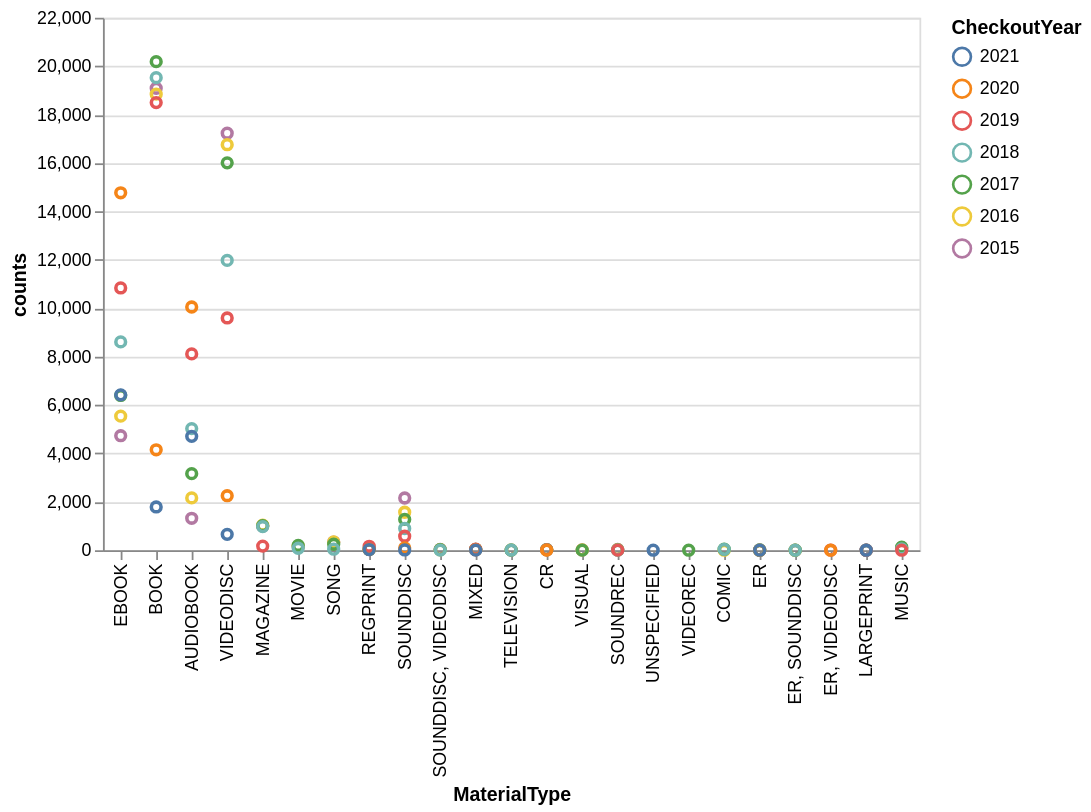

Notebook code cell kept with this figure:
### Code cell
selection = alt.selection_point(fields=['CheckoutYear'], bind='legend')
alt.Chart(seattle_material_grouped).mark_point().encode(
    x=alt.X('MaterialType', sort='-y'),
    y='counts',
    color=alt.Color('CheckoutYear:N', sort=alt.EncodingSortField('CheckoutYear', order='descending')),
    tooltip=['MaterialType', 'counts', 'CheckoutYear'],
    opacity=alt.condition(selection, alt.value(1), alt.value(0.2)),
    order='CheckoutYear'
).add_params(
    selection
)

### Figure 1 — Vega-Lite specification as saved in the notebook (floating-point values rounded to 4 significant figures)
{"config": {"view": {"continuousWidth": 300, "continuousHeight": 300}}, "data": {"name": "data-73b297576c9ecbb755844259deeb97e5"}, "mark": {"type": "point"}, "encoding": {"color": {"field": "CheckoutYear", "sort": {"field": "CheckoutYear", "order": "descending"}, "type": "nominal"}, "opacity": {"condition": {"param": "param_7", "value": 1}, "value": 0.2}, "order": {"field": "CheckoutYear", "type": "quantitative"}, "tooltip": [{"field": "MaterialType", "type": "nominal"}, {"field": "counts", "type": "quantitative"}, {"field": "CheckoutYear", "type": "quantitative"}], "x": {"field": "MaterialType", "sort": "-y", "type": "nominal"}, "y": {"field": "counts", "type": "quantitative"}}, "params": [{"name": "param_7", "select": {"type": "point", "fields": ["CheckoutYear"]}, "bind": "legend"}], "$schema": "https://vega.github.io/schema/vega-lite/v5.20.1.json", "datasets": {"data-73b297576c9ecbb755844259deeb97e5": [{"MaterialType": "AUDIOBOOK", "CheckoutYear": 2015, "counts": 1321}, {"MaterialType": "AUDIOBOOK", "CheckoutYear": 2016, "counts": 2163}, {"MaterialType": "AUDIOBOOK", "CheckoutYear": 2017, "counts": 3164}, {"MaterialType": "AUDIOBOOK", "CheckoutYear": 2018, "counts": 5027}, {"MaterialType": "AUDIOBOOK", "CheckoutYear": 2019, "counts": 8111}, {"MaterialType": "AUDIOBOOK", "CheckoutYear": 2020, "counts": 10050}, {"MaterialType": "AUDIOBOOK", "CheckoutYear": 2021, "counts": 4706}, {"MaterialType": "BOOK", "CheckoutYear": 2015, "counts": 19087}, {"MaterialType": "BOOK", "CheckoutYear": 2016, "counts": 18844}, {"MaterialType": "BOOK", "CheckoutYear": 2017, "counts": 20187}, {"MaterialType": "BOOK", "CheckoutYear": 2018, "counts": 19524}, {"MaterialType": "BOOK", "CheckoutYear": 2019, "counts": 18495}, {"MaterialType": "BOOK", "CheckoutYear": 2020, "counts": 4151}, {"MaterialType": "BOOK", "CheckoutYear": 2021, "counts": 1788}, {"MaterialType": "COMIC", "CheckoutYear": 2016, "counts": 1}, {"MaterialType": "COMIC", "CheckoutYear": 2017, "counts": 43}, {"MaterialType": "COMIC", "CheckoutYear": 2018, "counts": 39}, {"MaterialType": "CR", "CheckoutYear": 2015, "counts": 24}, {"MaterialType": "CR", "CheckoutYear": 2016, "counts": 25}, {"MaterialType": "CR", "CheckoutYear": 2017, "counts": 24}, {"MaterialType": "CR", "CheckoutYear": 2018, "counts": 18}, {"MaterialType": "CR", "CheckoutYear": 2019, "counts": 17}, {"MaterialType": "CR", "CheckoutYear": 2020, "counts": 4}, {"MaterialType": "EBOOK", "CheckoutYear": 2015, "counts": 4732}, {"MaterialType": "EBOOK", "CheckoutYear": 2016, "counts": 5540}, {"MaterialType": "EBOOK", "CheckoutYear": 2017, "counts": 6394}, {"MaterialType": "EBOOK", "CheckoutYear": 2018, "counts": 8607}, {"MaterialType": "EBOOK", "CheckoutYear": 2019, "counts": 10837}, {"MaterialType": "EBOOK", "CheckoutYear": 2020, "counts": 14769}, {"MaterialType": "EBOOK", "CheckoutYear": 2021, "counts": 6420}, {"MaterialType": "ER", "CheckoutYear": 2015, "counts": 8}, {"MaterialType": "ER", "CheckoutYear": 2016, "counts": 1}, {"MaterialType": "ER", "CheckoutYear": 2017, "counts": 10}, {"MaterialType": "ER", "CheckoutYear": 2018, "counts": 11}, {"MaterialType": "ER", "CheckoutYear": 2020, "counts": 2}, {"MaterialType": "ER", "CheckoutYear": 2021, "counts": 2}, {"MaterialType": "ER, SOUNDDISC", "CheckoutYear": 2015, "counts": 1}, {"MaterialType": "ER, SOUNDDISC", "CheckoutYear": 2016, "counts": 2}, {"MaterialType": "ER, SOUNDDISC", "CheckoutYear": 2017, "counts": 6}, {"MaterialType": "ER, SOUNDDISC", "CheckoutYear": 2018, "counts": 1}, {"MaterialType": "ER, VIDEODISC", "CheckoutYear": 2019, "counts": 8}, {"MaterialType": "ER, VIDEODISC", "CheckoutYear": 2020, "counts": 1}, {"MaterialType": "LARGEPRINT", "CheckoutYear": 2015, "counts": 6}, {"MaterialType": "LARGEPRINT", "CheckoutYear": 2017, "counts": 1}, {"MaterialType": "LARGEPRINT", "CheckoutYear": 2018, "counts": 9}, {"MaterialType": "LARGEPRINT", "CheckoutYear": 2019, "counts": 2}, {"MaterialType": "LARGEPRINT", "CheckoutYear": 2021, "counts": 1}, {"MaterialType": "MAGAZINE", "CheckoutYear": 2015, "counts": 1001}, {"MaterialType": "MAGAZINE", "CheckoutYear": 2016, "counts": 1033}, {"MaterialType": "MAGAZINE", "CheckoutYear": 2017, "counts": 1014}, {"MaterialType": "MAGAZINE", "CheckoutYear": 2018, "counts": 977}, {"MaterialType": "MAGAZINE", "CheckoutYear": 2019, "counts": 172}, {"MaterialType": "MIXED", "CheckoutYear": 2015, "counts": 24}, {"MaterialType": "MIXED", "CheckoutYear": 2016, "counts": 33}, {"MaterialType": "MIXED", "CheckoutYear": 2017, "counts": 32}, {"MaterialType": "MIXED", "CheckoutYear": 2018, "counts": 36}, {"MaterialType": "MIXED", "CheckoutYear": 2019, "counts": 46}, {"MaterialType": "MIXED", "CheckoutYear": 2020, "counts": 19}, {"MaterialType": "MIXED", "CheckoutYear": 2021, "counts": 5}, {"MaterialType": "MOVIE", "CheckoutYear": 2015, "counts": 143}, {"MaterialType": "MOVIE", "CheckoutYear": 2016, "counts": 172}, {"MaterialType": "MOVIE", "CheckoutYear": 2017, "counts": 198}, {"MaterialType": "MOVIE", "CheckoutYear": 2018, "counts": 83}, {"MaterialType": "MUSIC", "CheckoutYear": 2015, "counts": 105}, {"MaterialType": "MUSIC", "CheckoutYear": 2016, "counts": 97}, {"MaterialType": "MUSIC", "CheckoutYear": 2017, "counts": 125}, {"MaterialType": "MUSIC", "CheckoutYear": 2018, "counts": 54}, {"MaterialType": "MUSIC", "CheckoutYear": 2019, "counts": 1}, {"MaterialType": "REGPRINT", "CheckoutYear": 2015, "counts": 26}, {"MaterialType": "REGPRINT", "CheckoutYear": 2016, "counts": 46}, {"MaterialType": "REGPRINT", "CheckoutYear": 2017, "counts": 32}, {"MaterialType": "REGPRINT", "CheckoutYear": 2018, "counts": 114}, {"MaterialType": "REGPRINT", "CheckoutYear": 2019, "counts": 164}, {"MaterialType": "REGPRINT", "CheckoutYear": 2020, "counts": 36}, {"MaterialType": "REGPRINT", "CheckoutYear": 2021, "counts": 29}, {"MaterialType": "SONG", "CheckoutYear": 2015, "counts": 339}, {"MaterialType": "SONG", "CheckoutYear": 2016, "counts": 345}, {"MaterialType": "SONG", "CheckoutYear": 2017, "counts": 248}, {"MaterialType": "SONG", "CheckoutYear": 2018, "counts": 43}, {"MaterialType": "SOUNDDISC", "CheckoutYear": 2015, "counts": 2159}, {"MaterialType": "SOUNDDISC", "CheckoutYear": 2016, "counts": 1570}, {"MaterialType": "SOUNDDISC", "CheckoutYear": 2017, "counts": 1275}, {"MaterialType": "SOUNDDISC", "CheckoutYear": 2018, "counts": 899}, {"MaterialType": "SOUNDDISC", "CheckoutYear": 2019, "counts": 580}, {"MaterialType": "SOUNDDISC", "CheckoutYear": 2020, "counts": 98}, {"MaterialType": "SOUNDDISC", "CheckoutYear": 2021, "counts": 12}, {"MaterialType": "SOUNDDISC, VIDEODISC", "CheckoutYear": 2015, "counts": 38}, {"MaterialType": "SOUNDDISC, VIDEODISC", "CheckoutYear": 2016, "counts": 21}, {"MaterialType": "SOUNDDISC, VIDEODISC", "CheckoutYear": 2017, "counts": 24}, {"MaterialType": "SOUNDDISC, VIDEODISC", "CheckoutYear": 2018, "counts": 6}, {"MaterialType": "SOUNDREC", "CheckoutYear": 2015, "counts": 34}, {"MaterialType": "SOUNDREC", "CheckoutYear": 2016, "counts": 26}, {"MaterialType": "SOUNDREC", "CheckoutYear": 2017, "counts": 13}, {"MaterialType": "SOUNDREC", "CheckoutYear": 2018, "counts": 6}, {"MaterialType": "SOUNDREC", "CheckoutYear": 2019, "counts": 3}, {"MaterialType": "TELEVISION", "CheckoutYear": 2015, "counts": 7}, {"MaterialType": "TELEVISION", "CheckoutYear": 2016, "counts": 17}, {"MaterialType": "TELEVISION", "CheckoutYear": 2017, "counts": 5}, {"MaterialType": "TELEVISION", "CheckoutYear": 2018, "counts": 10}, {"MaterialType": "UNSPECIFIED", "CheckoutYear": 2021, "counts": 2}, {"MaterialType": "VIDEODISC", "CheckoutYear": 2015, "counts": 17230}, {"MaterialType": "VIDEODISC", "CheckoutYear": 2016, "counts": 16755}, {"MaterialType": "VIDEODISC", "CheckoutYear": 2017, "counts": 16006}, {"MaterialType": "VIDEODISC", "CheckoutYear": 2018, "counts": 11975}, {"MaterialType": "VIDEODISC", "CheckoutYear": 2019, "counts": 9596}, {"MaterialType": "VIDEODISC", "CheckoutYear": 2020, "counts": 2253}, {"MaterialType": "VIDEODISC", "CheckoutYear": 2021, "counts": 658}, {"MaterialType": "VIDEOREC", "CheckoutYear": 2017, "counts": 2}, {"MaterialType": "VISUAL", "CheckoutYear": 2015, "counts": 13}, {"MaterialType": "VISUAL", "CheckoutYear": 2016, "counts": 14}, {"MaterialType": "VISUAL", "CheckoutYear": 2017, "counts": 4}]}}
